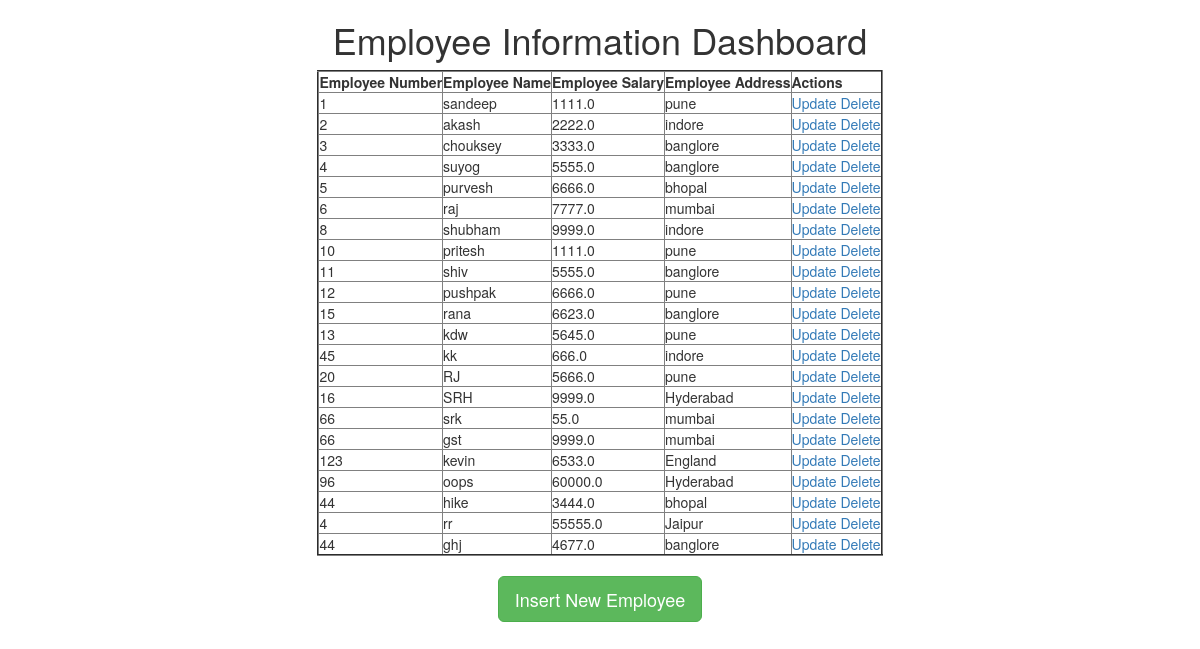
The page / on the database its author committed.
### app/models.py (models this page shows)
class Employee(models.Model):
    eno=models.IntegerField()
    ename=models.CharField(max_length=30)
    esal=models.FloatField()
    eaddr= models.CharField(max_length=120)

### app/views.py (the view)
# urls.py: path('',views.retrieve_view),
def retrieve_view(request):
    employees=Employee.objects.all()
    return render(request,'homepage.html',{'employee':employees})

### templates/homepage.html
<!DOCTYPE html>
{%extends 'base.html'%}
   {%block body_block%}
     <h1>Employee Information Dashboard</h1>
     {% if employee %}
     <table border="2">
       <thead>
        <th>Employee Number</th>
        <th>Employee Name</th>
        <th>Employee Salary</th>
        <th>Employee Address</th>
        <th>Actions</th>
       </thead>
         {% for emp in employee %}
          <tr>
              <td>{{emp.eno}}</td>
              <td>{{emp.ename}}</td>
              <td>{{emp.esal}}</td>
              <td>{{emp.eaddr}}</td>
              <td> <a href="/update/{{emp.id}}">Update</a> <a href="/delete/{{emp.id}}">Delete</a></td>
          </tr>
         {% endfor %}
     </table><br>
     {% endif %}
     <a href="/create" class='btn btn-success btn-lg'>Insert New Employee</a>
   {%endblock%}

### templates/base.html (shortened to what this page needs)
<!DOCTYPE html>
<html lang="en">
<head>
    <link rel="stylesheet">
    <link rel="stylesheet" href="https://maxcdn.bootstrapcdn.com/bootstrap/3.3.7/css/bootstrap.min.css">
</head>
<body>
<div class="container" align="center">
{%block body_block%}
{%endblock%}
</div>
</body>
</html>

### rows shown on the page
Employee: eno "1", ename "sandeep", esal "1111.0", eaddr "pune"
Employee: eno "2", ename "akash", esal "2222.0", eaddr "indore"
Employee: eno "3", ename "chouksey", esal "3333.0", eaddr "banglore"
Employee: eno "4", ename "suyog", esal "5555.0", eaddr "banglore"
Employee: eno "5", ename "purvesh", esal "6666.0", eaddr "bhopal"
Employee: eno "6", ename "raj", esal "7777.0", eaddr "mumbai"
Employee: eno "8", ename "shubham", esal "9999.0", eaddr "indore"
Employee: eno "10", ename "pritesh", esal "1111.0", eaddr "pune"
Employee: eno "11", ename "shiv", esal "5555.0", eaddr "banglore"
Employee: eno "12", ename "pushpak", esal "6666.0", eaddr "pune"
Employee: eno "15", ename "rana", esal "6623.0", eaddr "banglore"
Employee: eno "13", ename "kdw", esal "5645.0", eaddr "pune"
Employee: eno "45", ename "kk", esal "666.0", eaddr "indore"
Employee: eno "20", ename "RJ", esal "5666.0", eaddr "pune"
Employee: eno "16", ename "SRH", esal "9999.0", eaddr "Hyderabad"
Employee: eno "66", ename "srk", esal "55.0", eaddr "mumbai"
Employee: eno "66", ename "gst", esal "9999.0", eaddr "mumbai"
Employee: eno "123", ename "kevin", esal "6533.0", eaddr "England"
Employee: eno "96", ename "oops", esal "60000.0", eaddr "Hyderabad"
Employee: eno "44", ename "hike", esal "3444.0", eaddr "bhopal"
Employee: eno "4", ename "rr", esal "55555.0", eaddr "Jaipur"
Employee: eno "44", ename "ghj", esal "4677.0", eaddr "banglore"
